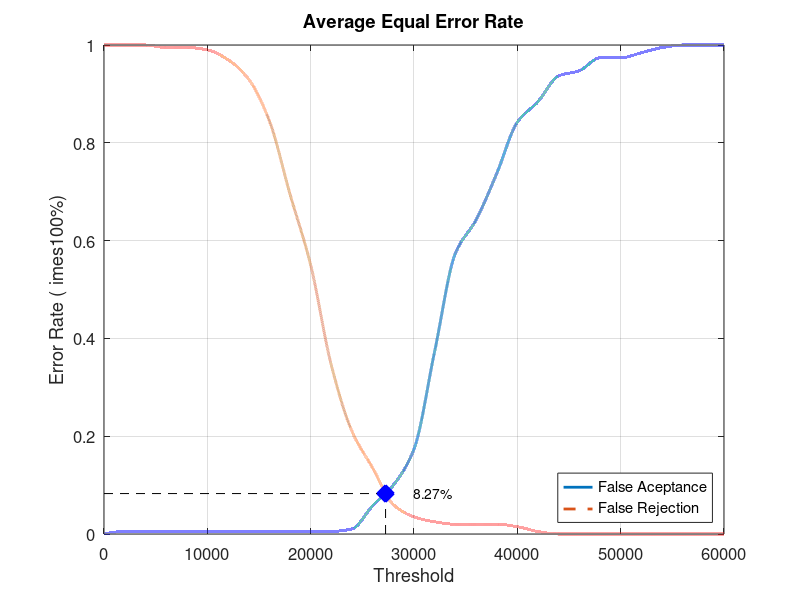
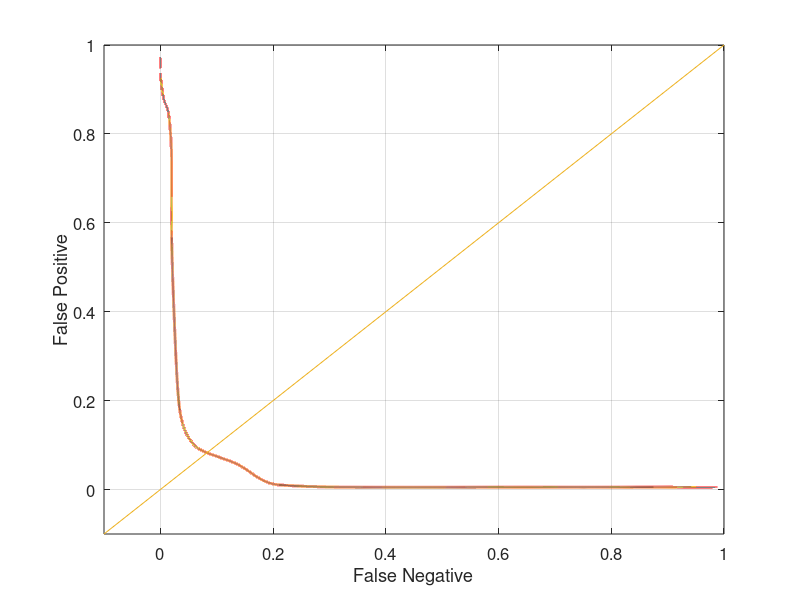

Write MATLAB code to recreate these figures, in order.
close all;
clear;
clc;
x = 0:2000:60000;
xq = 0:0.5:60000;

y0 = [0 0.00526316 0.00526316 0.00526316 0.00526316 0.00526316 0.00526316 0.00526316 0.00526316 0.00526316 0.00526316 0.00526316 0.0105263 0.0578947 0.1 0.173684 0.373684 0.573684 0.642105 0.736842 0.842105 0.884211 0.936842 0.947368 0.973684 0.973684 0.984211 0.994737 1 1 1]
yy0 = interp1(x, y0, xq, 'pchip');
y1 = [1 1 1 0.995 0.995 0.99 0.97 0.93 0.845 0.695 0.55 0.345 0.21 0.135 0.06 0.035 0.025 0.02 0.02 0.02 0.015 0.005 0 0 0 0 0 0 0 0 0]
yy1 = interp1(x, y1, xq, 'pchip');

% Calculating EER: 
y2 = abs(y0 - y1);
find(y2 == min(y2))
yy2 = abs(yy0 - yy1);
xEER = find(yy2 == min(yy2));
xEERIndex = xq(xEER) % X-axis EER
yEER = yy0(xEER) % Y-axis EER

main = figure
plot(xq, yy0,'-','LineWidth', 2);	hold on
plot(xq, yy1,'--','LineWidth', 2);	hold on
plot([xEERIndex xEERIndex], [0 yEER], 'k--');	hold on
plot([0 xEERIndex], [yEER yEER], 'k--');	hold on
plot(xEERIndex, yEER, 'bx', 'LineWidth', 10);	hold on
text(xEERIndex + 10 * xEERIndex / 100, yEER, [num2str(round((10000 * yEER)) / 100) '%'])
legend('False Aceptance', 'False Rejection', 'Location', 'SouthEast')
xlabel('Threshold')
ylabel('Error Rate (	imes100%)')
title('Average Equal Error Rate')
set(gca, 'FontSize', 12)
axis([0 60000 0 1])
grid on

print(main, 'Database5_3Main', '-dpng');
FNRxFPR = figure('Color', [1 1 1]);
plot(yy1, yy0, '-', yy1, yy0, 'LineWidth', 2);
hold on
y = -0.1:0.1:1
plot(y, y); 
set(gca, 'FontSize', 12)
xlabel('False Negative')
ylabel('False Positive')
axis([-0.1 1 -0.1 1])
set(gca, 'FontSize', 12)
grid on

print(FNRxFPR, 'Database5_3FNRxFPR','-dpng');
